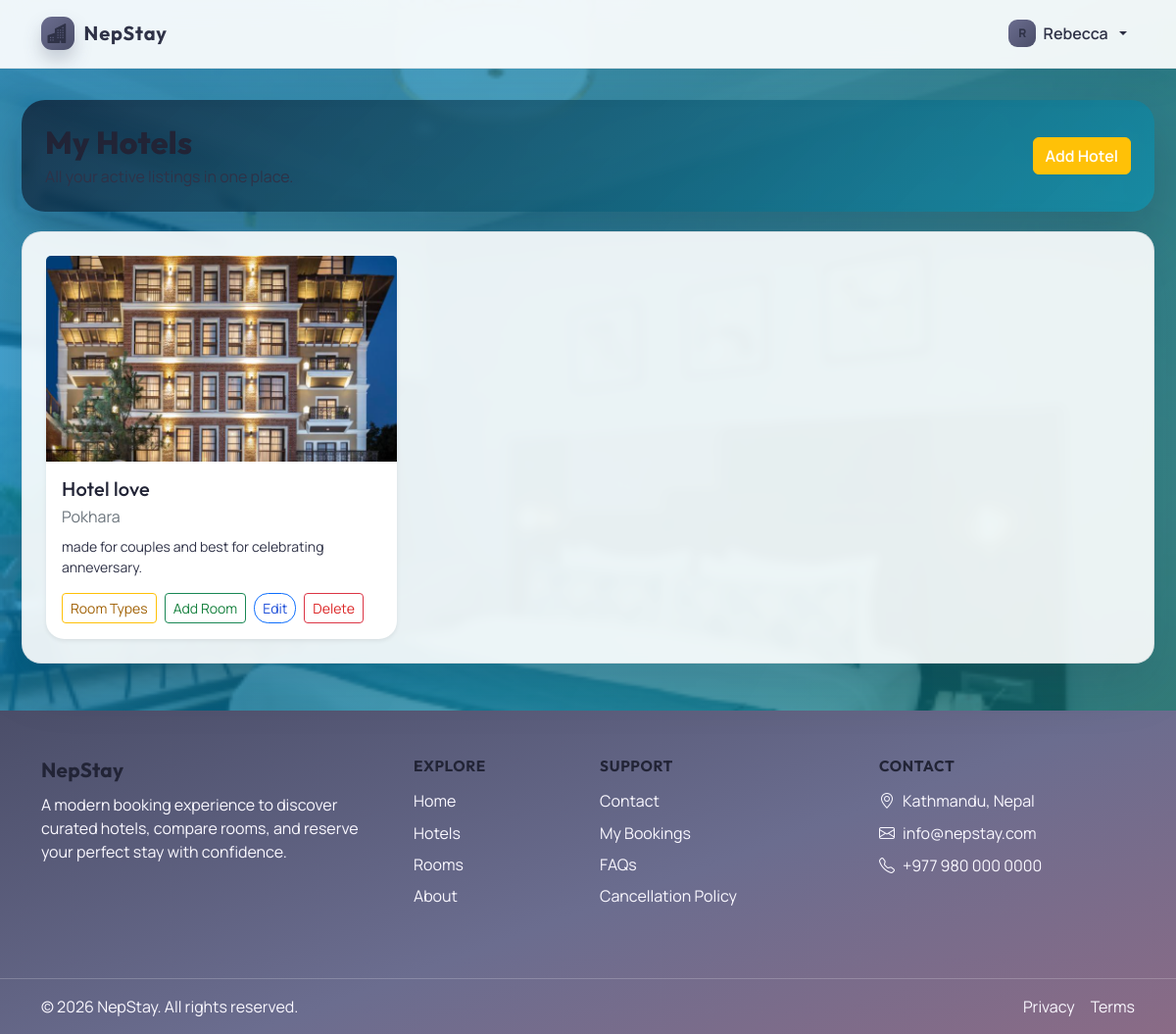
Page /agent/hotels/ (signed in) on the committed database.
### userauths/models.py (models this page shows, shortened)
class User(AbstractUser):
    ROLE_CHOICES = (
        ("customer", "Customer"),
        ("agent", "Agent"),
    )
    AGENT_APPROVAL_CHOICES = (
        ("approved", "Approved"),
        ("pending", "Pending"),
        ("rejected", "Rejected"),
    )
    full_name = models.CharField(max_length=255, blank=True, null=True )
    username = models.CharField(max_length=150, unique=True)
    email = models.EmailField(unique=True)
    phone = models.CharField(max_length=20, blank=True, null=True)
    gender = models.CharField(max_length=10, choices=GENDER_CHOICES, default="Others")
    otp = models.CharField(max_length=10, blank=True, null=True)
    email_verified = models.BooleanField(default=False)
    role = models.CharField(max_length=10, choices=ROLE_CHOICES, default="customer")
    agent_approval_status = models.CharField(max_length=10, choices=AGENT_APPROVAL_CHOICES, default="approved")
    agent_rejection_reason = models.TextField(blank=True, null=True)
    USERNAME_FIELD = "username"
    REQUIRED_FIELDS = ["email"]   # ✅ username हटायो

### hotel/models.py (models this page shows, shortened)
class Hotel(models.Model):
    agent = models.ForeignKey(User, on_delete=models.CASCADE, related_name="hotels", null=True, blank=True)
    name = models.CharField(max_length=255)
    location = models.CharField(max_length=255, blank=True)
    description = models.TextField(blank=True)
    image = models.ImageField(upload_to='hotel_images/', blank=True, null=True)
    address = models.CharField(max_length=255, blank=True)
    mobile = models.CharField(max_length=20, blank=True)
    email = models.EmailField(blank=True)
    status = models.CharField(max_length=20, choices=HOTEL_STATUS, default='pending')
    views = models.IntegerField(default=0)
    featured = models.BooleanField(default=False)
    slug = models.SlugField(unique=True, blank=True)
    created_at = models.DateTimeField(auto_now_add=True, null=True, blank=True)
    date = models.DateTimeField(auto_now_add=True)

### hotel/views.py (the view)
# urls.py: path('agent/hotels/', views.AgentHotelListView.as_view(), name='agent_hotel_list'),
@method_decorator(login_required, name='dispatch')
@method_decorator(agent_required, name='dispatch')
class AgentHotelListView(ListView):
    model = Hotel
    template_name = 'hotel/agent_hotel_list.html'
    context_object_name = 'hotels'
    def get_queryset(self):
        return Hotel.objects.filter(agent=self.request.user)

### templates/hotel/agent_hotel_list.html
{% extends "partials/base.html" %}
{% load static %}
{% block extra_css %}
<link rel="stylesheet" href="{% static 'css/agent_portal.css' %}">
{% endblock %}
{% block content %}
<section class="container agent-shell">
    <div class="agent-hero d-flex justify-content-between align-items-center flex-wrap gap-2">
        <div>
            <h2>My Hotels</h2>
            <p class="mb-0 mt-1">All your active listings in one place.</p>
        </div>
        <a href="{% url 'hotel:create_hotel' %}" class="btn btn-warning fw-semibold">Add Hotel</a>
    </div>
    <div class="agent-panel p-3 p-lg-4">
        <div class="row g-3">
            {% for hotel in hotels %}
            <div class="col-md-6 col-xl-4">
                <div class="card h-100 border-0 shadow-sm">
                    {% if hotel.image %}
                        <img src="{{ hotel.image.url }}" class="card-img-top" alt="{{ hotel.name }}" style="height: 210px; object-fit: cover;">
                    {% else %}
                        <div class="card-img-top d-flex align-items-center justify-content-center bg-light" style="height: 210px;">
                            <span class="text-secondary">No image uploaded</span>
                        </div>
                    {% endif %}
                    <div class="card-body d-flex flex-column">
                        <h5 class="card-title mb-1">{{ hotel.name }}</h5>
                        <p class="text-secondary mb-2">{{ hotel.address }}</p>
                        <p class="card-text small text-secondary">{{ hotel.description|truncatewords:18 }}</p>
                        <div class="mt-auto d-flex gap-2 flex-wrap">
                            <a href="{% url 'hotel:room_type_list' hotel.pk %}" class="btn btn-sm btn-outline-warning">Room Types</a>
                            <a href="{% url 'hotel:add_room' hotel.pk %}" class="btn btn-sm btn-outline-success">Add Room</a>
                            <a href="{% url 'hotel:update_hotel' hotel.pk %}" class="btn btn-sm btn-outline-primary">Edit</a>
                            <a href="{% url 'hotel:delete_hotel' hotel.pk %}" class="btn btn-sm btn-outline-danger">Delete</a>
                        </div>
                    </div>
                </div>
            </div>
            {% empty %}
            <div class="col-12">
                <div class="alert alert-light border mb-0">No hotels found. Click Add Hotel to create your first listing.</div>
            </div>
            {% endfor %}
        </div>
    </div>
</section>
{% endblock %}

### templates/partials/navbar.html (shortened to what this page needs)
<nav class="navbar navbar-expand-lg site-navbar">
    <div class="container">
        <a class="navbar-brand brand-mark" href="{% url 'hotel:index' %}">
            <span class="brand-dot"><i class="bi bi-buildings-fill"></i></span>
            <span>NepStay</span>
        </a>
        <div class="collapse navbar-collapse" id="navbarNav">
            <ul class="navbar-nav ms-auto align-items-lg-center gap-lg-1">
                {% if user.is_authenticated %}
                <li class="nav-item dropdown ms-lg-2">
                    <a class="nav-link dropdown-toggle nav-user" href="#" id="navbarDropdown" role="button" data-bs-toggle="dropdown" aria-expanded="false">
                        <span class="user-pill">{{ user.username|first|upper }}</span>
                        <span>{{ user.username }}</span>
                    </a>
                </li>
                {% endif %}
            </ul>
        </div>
    </div>
</nav>

### static/css/modern.css (style rules this page uses)
:root { --bg: #f8fafc; --surface: #ffffff; --surface-alt: #f1f5f9; --primary: #4f46e5; --primary-soft: #e0e7ff; --accent: #22d3ee; --text-primary: #111827; --text-secondary: #475569; --text-tertiary: #94a3b8; --border: #e2e8f0; --shadow: 0 24px 70px rgba(15, 23, 42, 0.08); }
* { box-sizing: border-box; }
html { scroll-behavior: smooth; }
body { margin: 0; min-height: 100%; font-family: 'Inter', sans-serif; background: var(--bg); color: var(--text-primary); }
img { max-width: 100%; display: block; }
a { text-decoration: none; }
button, .btn { transition: none; }
.navbar { border-bottom: 1px solid rgba(15, 23, 42, 0.08); }
.navbar-brand { font-size: 1.45rem; letter-spacing: .04em; }
.card { border: 1px solid var(--border); border-radius: 1rem; }
.btn-outline-primary { border-radius: .9rem; }
:root { --site-bg: #f2f0f6; --site-surface: #ffffff; --site-surface-soft: #ece9f1; --site-text: #26283b; --site-muted: #5f6276; --site-line: #ced0dc; --site-primary: #6b6d8f; --site-primary-strong: #4b4e69; --site-accent: #8a6b86; }
body { font-family: 'Manrope', sans-serif; color: var(--site-text); background: radial-gradient(circle at 8% 4%, rgba(186, 195, 218, 0.36), transparent 30%), radial-gradient(circle at 95% 12%, rgba(219, 193, 207, 0.34), transparent 34%), linear-gradient(180deg, #f9f8fb 0%, #f1eef5 100%); }
h1, h2, h3, h4, h5, h6, .section-title { font-family: 'Outfit', sans-serif; letter-spacing: 0.01em; }
.site-navbar { position: sticky; top: 0; z-index: 1050; background: rgba(255, 255, 255, 0.92); backdrop-filter: blur(12px); border-bottom: 1px solid rgba(17, 38, 60, 0.08); box-shadow: 0 14px 35px rgba(15, 23, 42, 0.06); padding: 0.78rem 0; }
.brand-mark { display: inline-flex; align-items: center; gap: 0.6rem; color: #0f172a; font-family: 'Outfit', sans-serif; font-weight: 700; font-size: 1.25rem; }
.brand-dot { width: 34px; height: 34px; border-radius: 11px; display: inline-flex; align-items: center; justify-content: center; background: linear-gradient(135deg, #6b6d8f 0%, #4b4e69 100%); color: #f7f7fb; box-shadow: 0 10px 18px rgba(75, 78, 105, 0.26); }
.site-navbar .nav-link { color: #334155; font-weight: 600; border-radius: 999px; padding: 0.5rem 0.85rem; }
.nav-user { display: inline-flex; align-items: center; gap: 0.45rem; }
.user-pill { width: 28px; height: 28px; border-radius: 9px; display: inline-flex; align-items: center; justify-content: center; font-size: 0.75rem; font-weight: 800; color: #f7f7fb; background: linear-gradient(135deg, #6b6d8f 0%, #4b4e69 100%); }
.card, .room-card, .feature-card, .filter-panel, .booking-summary, .booking-card, .stats-row, .empty-state { border-radius: 1.15rem; border: 1px solid var(--site-line); box-shadow: 0 16px 34px rgba(15, 23, 42, 0.07); }
:root { --site-text-strong: #222436; --site-text-normal: #2f3247; --site-text-muted-safe: #4d5168; }
body, p, li, span, label, small, .small, .text-muted, .section-subtitle, .room-meta, .room-description, .hotel-meta, .hotel-desc, .card-text { color: var(--site-text-normal) !important; }
h1, h2, h3, h4, h5, h6, .section-title, .card-title, .room-title, .hotel-name { color: var(--site-text-strong) !important; }
.site-navbar .nav-link, .dropdown-item, .user-menu .dropdown-item { color: #2b2d42 !important; }
.btn, .btn-primary, .btn-signin { color: #ffffff !important; }
.btn-outline-primary, .btn-outline-secondary, .btn-outline-light { color: #2b2d42 !important; }
.btn-outline-success { color: #15803d !important; }
.btn-outline-warning { color: #a16207 !important; }
.btn-outline-danger { color: #dc2626 !important; }

### rows in the picture
User: username|first "R", username "Rebecca"
Hotel: image (picture), name "Hotel love", address "Pokhara", description "made for couples and best for celebrating anneversary."
